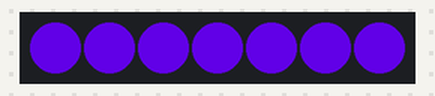
The program below on a simulated ESP32. Shown: 7 RGB LEDs in strip order, left to right. Dim RGB values are drawn brighter than linear; what the program prints to the serial monitor is not drawn.

Above: at 0.15 s.
At 1.65 s:
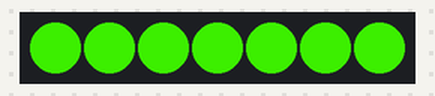
At 3.46 s:
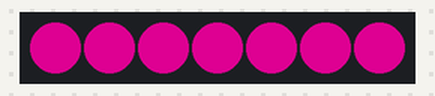
At 4.36 s:
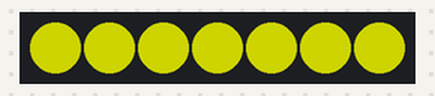
At 5.27 s:
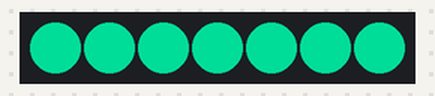
At 6.77 s:
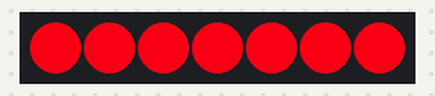
Timing chart, 0 to 6.8 s (numbered marks = the images above):
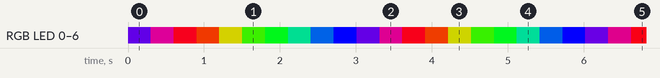

Measured:
- by itself, RGB LED 0–6: off → RGB(75, 0, 179) at 0.00 s, → RGB(150, 0, 104) 0.30 s later, → RGB(227, 0, 27) 0.30 s later, → RGB(205, 49, 0) 0.30 s later, … (23 changes in this stretch)

The program:

main.cpp
```cpp
#include <Adafruit_NeoPixel.h>
#include <vector>
#include <limits>
#include <array>

typedef std::array<uint8_t, 3> Colour;
const std::vector<Colour> colours = {
  {255, 0, 0},
  {0, 255, 0},
  {0, 0, 255},
  // {255, 255, 255},
  // {255, 255, 255},
  // {255, 255, 255},
  // {255, 255, 255},
  // {255, 255, 255},
  // {0, 0, 0},
  // {0, 0, 0},
  // {255, 255, 255},
  // {0, 0, 0},
  // {0, 0, 0},
  // {255, 255, 255},
  // {0, 0, 0},
  // {0, 0, 0},
  // {255, 0, 0},
  // {255, 255, 0},
  // {0, 255, 0},
  // {0, 255, 255},
  // {0, 0, 255},
  // {255, 0, 255},
};

const uint32_t PERIOD = colours.size() * 1000;

uint32_t lastTime;
uint32_t periodTime;

const uint8_t PIN = 19;
const uint8_t NUMPIXELS = 7;
Adafruit_NeoPixel pixels(NUMPIXELS, PIN, NEO_GRB + NEO_KHZ800);

void setup() {
  Serial.begin(115200);
  pixels.begin();
  lastTime = millis();
  periodTime = 0;
}

void loop() {
  const uint32_t thisTime = millis();
  const uint32_t deltaTime = thisTime > lastTime ? thisTime - lastTime : thisTime + (std::numeric_limits<decltype(thisTime)>::max() - lastTime);
  periodTime = (periodTime + deltaTime) % PERIOD;
  const uint16_t segmentCount = colours.size();
  const uint16_t segment = periodTime * segmentCount / PERIOD;
  const uint32_t segmentStart = PERIOD * segment / segmentCount;
  const uint32_t segmentEnd = PERIOD * (segment + 1) / segmentCount;
  const uint32_t segmentLength = segmentEnd - segmentStart;
  const uint32_t segmentTime = periodTime - segmentStart;
  const uint16_t indexA = segment;
  const uint16_t indexB = (segment + 1) % colours.size();
  const Colour &colourA = colours[indexA];
  const Colour &colourB = colours[indexB];
  Colour colour;
  auto lerp = [](const float v0, const float v1, const float t) {
    return v0 + t * (v1 - v0);
  };
  const float t = (float)segmentTime / (float)segmentLength;
  for (int i = 0; i <= std::tuple_size<Colour>(); i++) {
    colour[i] = lerp(colourA[i], colourB[i], t);
    // colour[i] = (uint8_t)((int32_t)colourA[i] + (int32_t)segmentTime * ((int32_t)colourB[i] - (int32_t)colourA[i]) / (int32_t)segmentLength);
  }
  for (int i = 0; i < NUMPIXELS; i++) { // For each pixel...
    pixels.setPixelColor(i, pixels.Color(colour[0], colour[1], colour[2]));
  }
  pixels.show();   // Send the updated pixel colors to the hardware.
  lastTime = thisTime;
  Serial.println(String(periodTime) + ": " + String(segment) + "(" + String(indexA) + "," + String(indexB) + ")" + " - " + "RGB(" + String(colour[0]) + ", " + String(colour[1]) + ", " + String(colour[2]) + ")");

  // delay(100);
}
```
